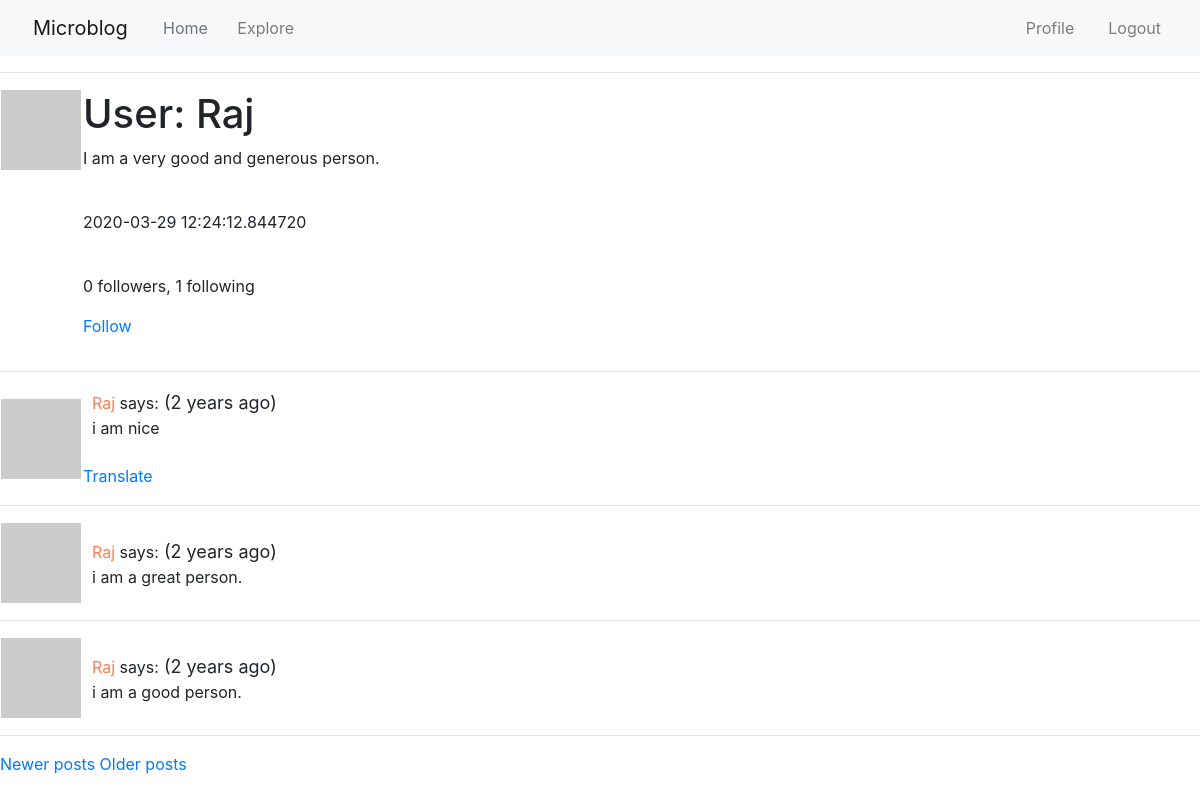
Screenshot of /user/Raj?page=2 (signed in) with the database file from the repository.
### app/models.py (models this page shows, shortened)
class User(UserMixin, db.Model):
    id=db.Column(db.Integer, primary_key=True)
    username=db.Column(db.String(64), index=True, unique=True)
    email=db.Column(db.String(120), index=True, unique=True)
    password_hash=db.Column(db.String(128))
    posts=db.relationship('Post', backref='author', lazy='dynamic')
    about_me=db.Column(db.String(140))
    last_seen=db.Column(db.DateTime,default=datetime.utcnow)
    followed=db.relationship(
        'User',secondary=followers,
        primaryjoin=(followers.c.follower_id == id),
        secondaryjoin=(followers.c.followed_id == id),
        backref=db.backref('followers',lazy='dynamic'),lazy='dynamic')
    def avatar(self,size):
        digest = md5(self.email.lower().encode('utf-8')).hexdigest()
        return 'https://www.gravatar.com/avatar/{}?d=identicon&s={}'.format(digest,size)
    def is_following(self, user):
        return self.followed.filter(
            followers.c.followed_id == user.id).count() > 0

class Post(db.Model):
    id=db.Column(db.Integer, primary_key=True)
    body=db.Column(db.String(140))
    timestamp=db.Column(db.DateTime, index=True, default=datetime.utcnow)
    language = db.Column(db.String(5))
    user_id = db.Column(db.Integer, db.ForeignKey('user.id'))

### app/routes.py (the view)
@app.route('/user/<username>')
@login_required
def user(username):
    user= User.query.filter_by(username=username).first_or_404()
    page = request.args.get('page', 1, type=int)
    posts = user.posts.order_by(Post.timestamp.desc()).paginate(
        page, app.config['POSTS_PER_PAGE'], False)
    next_url = url_for('user', username=user.username, page=posts.next_num) \
        if posts.has_next else None
    prev_url = url_for('user', username=user.username, page=posts.prev_num) \
        if posts.has_prev else None
    return render_template('user.html', user=user, posts=posts.items,
                           next_url=next_url, prev_url=prev_url)

### app/models.py (called while the page is built)
@login.user_loader
def load_user(id):
    return User.query.get(int(id))

### app/routes.py (called while the page is built)
@app.before_request
def before_request():
    if current_user.is_authenticated:
        current_user.last_seen = datetime.utcnow()
        db.session.commit()
    g.locale = str(get_locale())

### app/templates/user.html
{% extends "base.html" %}
{% block content %}
    <table>
        <tr valign="top">
            <td><img src="{{ user.avatar(150) }}"></td>
            <td>
                <h1>{{_('User')}}: {{ user.username }}</h1>
                {% if user.about_me %}<p>{{ user.about_me }}</p>{% endif %}<br>
                {% if user.last_seen %}<p>{{ user.last_seen }}</p>{% endif %}<br>
                <p>{{ _('%(count)d followers', count=user.followers.count()) }}, {{ _('%(count)d following', count=user.followed.count()) }}</p>
                {% if user == current_user %}
                <a href="{{ url_for('edit_profile') }}">{{_('Edit your profile')}}</a>
                {% elif not current_user.is_following(user) %}
                <p><a href="{{ url_for('follow', username=user.username) }}">{{_('Follow')}}</a></p>
                {% else %}
                <p><a href="{{ url_for('unfollow', username=user.username) }}">{{_('Unfollow')}}</a></p>
                </td>
                {% endif %}
        </tr>
    </table>
    <hr>
    {% for post in posts %}
        {% include '_post.html' %}
        <hr>
    {% endfor %}
    {% if prev_url %}
    <a href="{{ prev_url }}" >{{_('Newer posts')}}</a>
    {% endif %}
    {% if next_url %}
    <a href="{{ next_url }}">{{_('Older posts')}}</a>
    {% endif %}
{% endblock %}

### app/templates/_post.html
<table>
    <tr value="top" style="">
        <div style="">
        <td><img src="{{ post.author.avatar(50) }}"></td>
        <td>
            &nbsp; <a href="{{ url_for('user' ,username=post.author.username) }}" style="text-decoration: none; color: coral;">
                {{ post.author.username }}
            </a>says:<span class="post-date" style="font-size:18px;padding-left:;"> ({{ moment(post.timestamp).fromNow() }})</span>
            <br>
            &nbsp;&nbsp;{{ post.body }}
            {% if post.language and post.language!=g.locale %}
                <br><br>
                <a href="#">{{ _('Translate') }}</a>
            {% endif %}
        </td>
        </div>
    </tr>
</table>

### rows the page displays
User: username "Raj", about_me "I am a very good and generous person.", last_seen "2020-03-29 12:24:12.844720"
Post: author.username "Raj", timestamp "2 years ago", body "i am nice"
Post: author.username "Raj", timestamp "2 years ago", body "i am a great person."
Post: author.username "Raj", timestamp "2 years ago", body "i am a good person."
